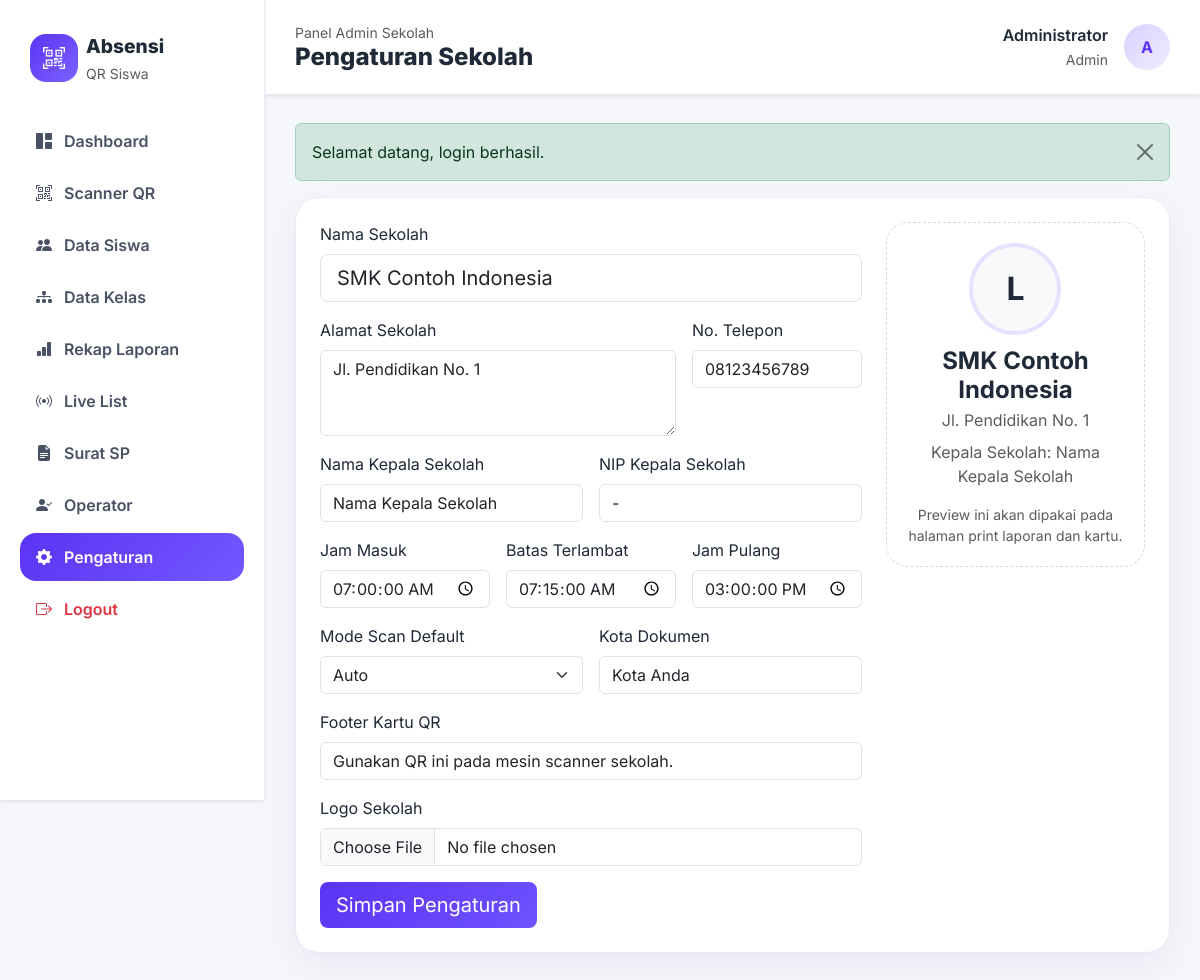
The page /settings.php (signed in) on the database its author committed.
### tables this page shows
CREATE TABLE IF NOT EXISTS users (
    id INT UNSIGNED AUTO_INCREMENT PRIMARY KEY,
    full_name VARCHAR(150) NOT NULL,
    username VARCHAR(100) NOT NULL UNIQUE,
    email VARCHAR(150) NOT NULL UNIQUE,
    password VARCHAR(255) NOT NULL,
    role ENUM('admin', 'operator') NOT NULL DEFAULT 'operator',
    status ENUM('pending', 'approved', 'rejected') NOT NULL DEFAULT 'pending',
    created_at DATETIME NOT NULL,
    updated_at DATETIME NULL
);

CREATE TABLE IF NOT EXISTS school_settings (
    id TINYINT UNSIGNED PRIMARY KEY,
    school_name VARCHAR(150) NOT NULL,
    school_address TEXT NULL,
    school_phone VARCHAR(100) NULL,
    principal_name VARCHAR(150) NULL,
    principal_nip VARCHAR(100) NULL,
    attendance_start_time TIME NOT NULL DEFAULT '07:00:00',
    late_after TIME NOT NULL DEFAULT '07:15:00',
    attendance_end_time TIME NOT NULL DEFAULT '15:00:00',
    scan_mode ENUM('auto', 'masuk', 'pulang') NOT NULL DEFAULT 'auto',
    document_city VARCHAR(100) NULL,
    footer_note VARCHAR(255) NULL,
    logo_path VARCHAR(255) NULL,
    updated_at DATETIME NULL
);

### config/helpers.php (called while the page is built, shortened)
<?php
function e(?string $value): string
{
    return htmlspecialchars((string) $value, ENT_QUOTES, 'UTF-8');
}
function get_flash(): ?array
{
    $flash = $_SESSION['flash'];
    return $flash;
}
function school_settings(): array
{
    static $settings = null;
    if (is_array($settings)) {
        return $settings;
    }
    try {
        $stmt = db()->query('SELECT * FROM school_settings WHERE id = 1 LIMIT 1');
        $settings = $stmt->fetch() ?: [];
    } catch (Throwable $e) {
        $settings = [];
    }
    return $settings;
}
function setting_value(string $key, string $default = ''): string
{
    $settings = school_settings();
    return isset($settings[$key]) && $settings[$key] !== null && $settings[$key] !== '' ? (string) $settings[$key] : $default;
}
function selected($value, $expected): string
{
    return (string) $value === (string) $expected ? 'selected' : '';
}
function current_page(): string
{
    return basename($_SERVER['PHP_SELF'] ?? '');
}

### config/database.php (called while the page is built, shortened)
<?php
function db(): PDO
{
    static $pdo = null;
    if ($pdo instanceof PDO) {
        return $pdo;
    }
    $dsn = 'mysql:host=' . DB_HOST . ';dbname=' . DB_NAME . ';charset=utf8mb4';
    $options = [
        PDO::ATTR_ERRMODE => PDO::ERRMODE_EXCEPTION,
        PDO::ATTR_DEFAULT_FETCH_MODE => PDO::FETCH_ASSOC,
        PDO::ATTR_EMULATE_PREPARES => false,
    ];
    $pdo = new PDO($dsn, DB_USER, DB_PASS, $options);
    return $pdo;
}

### config/auth.php (called while the page is built, shortened)
<?php
function current_user(): ?array
{
    static $user = null;
    if ($user !== null) {
        return $user;
    }
    $stmt = db()->prepare('SELECT id, full_name, username, email, role, status FROM users WHERE id = :id LIMIT 1');
    $stmt->execute([':id' => $_SESSION['user_id']]);
    $user = $stmt->fetch() ?: null;
    return $user;
}
function is_logged_in(): bool
{
    return current_user() !== null;
}
function require_login(): void
{
    if (!is_logged_in()) {
        set_flash('danger', 'Silakan login terlebih dahulu.');
        redirect('login.php');
    }
}
function require_admin(): void
{
    require_login();
    $user = current_user();
}

### settings.php (the view, shortened to what this page needs)
<?php
require_admin();
$pageTitle = 'Pengaturan Sekolah';
$settings = school_settings();
require_once __DIR__ . '/partials/header.php';
?>
<div class="panel-card">
    <div class="card-body p-4">
        <div class="row g-4">
            <div class="col-lg-8">
                <form method="post" enctype="multipart/form-data" class="row g-3">
                    <div class="col-12">
                        <label class="form-label">Nama Sekolah</label>
                        <input type="text" name="school_name" class="form-control form-control-lg" value="<?= e($settings['school_name'] ?? ''); ?>" required>
                    </div>
                    <div class="col-md-8">
                        <label class="form-label">Alamat Sekolah</label>
                        <textarea name="school_address" class="form-control" rows="3"><?= e($settings['school_address'] ?? ''); ?></textarea>
                    </div>
                    <div class="col-md-4">
                        <label class="form-label">No. Telepon</label>
                        <input type="text" name="school_phone" class="form-control" value="<?= e($settings['school_phone'] ?? ''); ?>">
                    </div>
                    <div class="col-md-6">
                        <label class="form-label">Nama Kepala Sekolah</label>
                        <input type="text" name="principal_name" class="form-control" value="<?= e($settings['principal_name'] ?? ''); ?>">
                    </div>
                    <div class="col-md-6">
                        <label class="form-label">NIP Kepala Sekolah</label>
                        <input type="text" name="principal_nip" class="form-control" value="<?= e($settings['principal_nip'] ?? ''); ?>">
                    </div>
                    <div class="col-md-4">
                        <label class="form-label">Jam Masuk</label>
                        <input type="time" name="attendance_start_time" class="form-control" value="<?= e($settings['attendance_start_time'] ?? '07:00:00'); ?>" step="1">
                    </div>
                    <div class="col-md-4">
                        <label class="form-label">Batas Terlambat</label>
                        <input type="time" name="late_after" class="form-control" value="<?= e($settings['late_after'] ?? '07:15:00'); ?>" step="1">
                    </div>
                    <div class="col-md-4">
                        <label class="form-label">Jam Pulang</label>
                        <input type="time" name="attendance_end_time" class="form-control" value="<?= e($settings['attendance_end_time'] ?? '15:00:00'); ?>" step="1">
                    </div>
                    <div class="col-md-6">
                        <label class="form-label">Mode Scan Default</label>
                        <select name="scan_mode" class="form-select">
                            <option value="auto" <?= selected((string) ($settings['scan_mode'] ?? 'auto'), 'auto'); ?>>Auto</option>
                        </select>
                    </div>
                    <div class="col-md-6">
                        <label class="form-label">Kota Dokumen</label>
                        <input type="text" name="document_city" class="form-control" value="<?= e($settings['document_city'] ?? ''); ?>">
                    </div>
                    <div class="col-12">
                        <label class="form-label">Footer Kartu QR</label>
                        <input type="text" name="footer_note" class="form-control" value="<?= e($settings['footer_note'] ?? ''); ?>">
                    </div>
                    <div class="col-12">
                        <label class="form-label">Logo Sekolah</label>
                        <input type="file" name="logo" class="form-control" accept=".jpg,.jpeg,.png,.webp,.gif">
                    </div>
                    <div class="col-12">
                        <button class="btn btn-primary btn-lg">Simpan Pengaturan</button>
                    </div>
                </form>
            </div>
            <div class="col-lg-4">
                <div class="qr-card-preview sticky-top" style="top:24px;">
                    <?php if (!empty($settings['logo_path'])): ?>
                        <img src="<?= e($settings['logo_path']); ?>" alt="Logo" style="width:90px;height:90px;object-fit:contain;margin-bottom:18px;">
                    <?php else: ?>
                        <div class="avatar-round d-flex align-items-center justify-content-center bg-light fs-2 fw-bold">L</div>
                    <?php endif; ?>
                    <h4 class="fw-bold mb-1"><?= e($settings['school_name'] ?? 'Nama Sekolah'); ?></h4>
                    <div class="text-muted"><?= e($settings['school_address'] ?? 'Alamat sekolah'); ?></div>
                    <div class="text-muted mt-2">Kepala Sekolah: <?= e($settings['principal_name'] ?? '-'); ?></div>
                    <div class="small text-muted mt-3">Preview ini akan dipakai pada halaman print laporan dan kartu.</div>
                </div>
            </div>
        </div>
    </div>
</div>
<?php require_once __DIR__ . '/partials/footer.php'; ?>

### partials/header.php (shortened to what this page needs)
<?php
$user = current_user();
$flash = get_flash();
$pageTitle = $pageTitle ?? 'Aplikasi Absensi';
?>
<!DOCTYPE html>
<html lang="id">
<head>
    <link rel="stylesheet" href="https://cdn.jsdelivr.net/npm/bootstrap@5.3.3/dist/css/bootstrap.min.css">
    <link rel="stylesheet" href="https://cdn.jsdelivr.net/npm/bootstrap-icons@1.11.3/font/bootstrap-icons.min.css">
    <link rel="stylesheet" href="assets/css/style.css">
</head>
<body>
<div class="layout">
    <?php require __DIR__ . '/sidebar.php'; ?>
    <main class="main-content">
        <header class="topbar shadow-sm">
            <div>
                <div class="text-muted small">Panel Admin Sekolah</div>
                <h1 class="page-title mb-0"><?= e($pageTitle); ?></h1>
            </div>
            <div class="d-flex align-items-center gap-3">
                <div class="text-end d-none d-md-block">
                    <div class="fw-semibold"><?= e($user['full_name'] ?? '-'); ?></div>
                    <small class="text-muted text-capitalize"><?= e($user['role'] ?? ''); ?></small>
                </div>
                <div class="user-avatar"><?= e(strtoupper(substr($user['full_name'] ?? 'A', 0, 1))); ?></div>
            </div>
        </header>
        <section class="content-area">
            <?php if ($flash): ?>
                <div class="alert alert-<?= e($flash['type']); ?> alert-dismissible fade show" role="alert">
                    <?= e($flash['message']); ?>
                    <button type="button" class="btn-close" data-bs-dismiss="alert" aria-label="Close"></button>
                </div>
            <?php endif; ?>

### partials/sidebar.php
<?php $page = current_page(); ?>
<aside class="sidebar shadow-sm">
    <div class="brand d-flex align-items-center gap-2">
        <div class="brand-icon"><i class="bi bi-qr-code-scan"></i></div>
        <div>
            <div class="brand-title">Absensi</div>
            <small class="text-muted">QR Siswa</small>
        </div>
    </div>
    <nav class="nav flex-column mt-4 gap-1">
        <a class="nav-link <?= in_array($page, ['dashboard.php', 'index.php'], true) ? 'active' : ''; ?>" href="dashboard.php"><i class="bi bi-grid-1x2-fill"></i> Dashboard</a>
        <a class="nav-link <?= $page === 'scanner.php' ? 'active' : ''; ?>" href="scanner.php"><i class="bi bi-qr-code-scan"></i> Scanner QR</a>
        <a class="nav-link <?= $page === 'students.php' ? 'active' : ''; ?>" href="students.php"><i class="bi bi-people-fill"></i> Data Siswa</a>
        <a class="nav-link <?= $page === 'classes.php' ? 'active' : ''; ?>" href="classes.php"><i class="bi bi-diagram-3-fill"></i> Data Kelas</a>
        <a class="nav-link <?= $page === 'reports.php' ? 'active' : ''; ?>" href="reports.php"><i class="bi bi-bar-chart-fill"></i> Rekap Laporan</a>
        <a class="nav-link <?= $page === 'live.php' ? 'active' : ''; ?>" href="live.php"><i class="bi bi-broadcast"></i> Live List</a>
        <a class="nav-link <?= $page === 'sp_letters.php' ? 'active' : ''; ?>" href="sp_letters.php"><i class="bi bi-file-earmark-text-fill"></i> Surat SP</a>
        <a class="nav-link <?= $page === 'operators.php' ? 'active' : ''; ?>" href="operators.php"><i class="bi bi-person-check-fill"></i> Operator</a>
        <a class="nav-link <?= $page === 'settings.php' ? 'active' : ''; ?>" href="settings.php"><i class="bi bi-gear-fill"></i> Pengaturan</a>
        <a class="nav-link text-danger" href="logout.php"><i class="bi bi-box-arrow-right"></i> Logout</a>
    </nav>
</aside>

### partials/footer.php (shortened to what this page needs)
        </section>
    </main>
</div>
</body>
</html>

### assets/css/style.css (style rules this page uses)
:root { --primary: #5b34f4; --primary-dark: #3e20c2; --accent: #f5f3ff; --body: #f6f7fb; --text: #1f2937; --muted: #6b7280; --white: #ffffff; --border: #e8eaf4; --shadow: 0 12px 35px rgba(59, 47, 149, 0.08); }
* { box-sizing: border-box; }
body { margin: 0; font-family: 'Inter', sans-serif; background: var(--body); color: var(--text); }
.layout { display: flex; min-height: 100vh; }
.sidebar { width: 265px; background: var(--white); border-right: 1px solid var(--border); padding: 24px 20px; position: sticky; top: 0; height: 100vh; }
.brand { padding: 8px 10px; }
.brand-icon { width: 48px; height: 48px; border-radius: 16px; display: flex; align-items: center; justify-content: center; background: linear-gradient(135deg, var(--primary), #7b61ff); color: white; font-size: 22px; }
.brand-title { font-size: 1.2rem; font-weight: 800; }
.sidebar .nav-link { display: flex; align-items: center; gap: 12px; border-radius: 16px; color: #495164; padding: 12px 16px; font-weight: 600; }
.sidebar .nav-link i { font-size: 1rem; }
.sidebar .nav-link.active, .sidebar .nav-link:hover { background: linear-gradient(135deg, var(--primary), #7357ff); color: white; }
.main-content { flex: 1; min-width: 0; }
.topbar { background: var(--white); padding: 22px 30px; display: flex; align-items: center; justify-content: space-between; border-bottom: 1px solid var(--border); }
.page-title { font-size: 1.5rem; font-weight: 800; }
.user-avatar { width: 46px; height: 46px; border-radius: 50%; background: linear-gradient(135deg, #d8d2ff, #efecff); color: var(--primary); display: flex; align-items: center; justify-content: center; font-weight: 700; }
.content-area { padding: 28px 30px 40px; }
.panel-card { background: var(--white); border: 1px solid var(--border); border-radius: 24px; box-shadow: var(--shadow); }
.btn-primary, .bg-primary-custom { background: linear-gradient(135deg, var(--primary), #6f52ff) !important; border: none !important; }
.qr-card-preview { width: 320px; max-width: 100%; margin: 0 auto; border: 1px dashed #d5d9eb; border-radius: 22px; padding: 20px; text-align: center; background: #fff; }
.qr-card-preview .avatar-round, .print-card .avatar-round { width: 92px; height: 92px; border-radius: 50%; object-fit: cover; margin: 0 auto 12px; border: 4px solid #e8e1ff; display: block; }

### rows shown on the page
users: full_name "Administrator", role "Admin", full_name "A"
school_settings: school_name "SMK Contoh Indonesia", school_address "Jl. Pendidikan No. 1", school_phone "08123456789", principal_name "Nama Kepala Sekolah", principal_nip "-", attendance_start_time "07:00:00", late_after "07:15:00", attendance_end_time "15:00:00", document_city "Kota Anda", footer_note "Gunakan QR ini pada mesin scanner sekolah."

### other values the page prints
$pageTitle "Pengaturan Sekolah"
$flash['message'] "Selamat datang, login berhasil."
